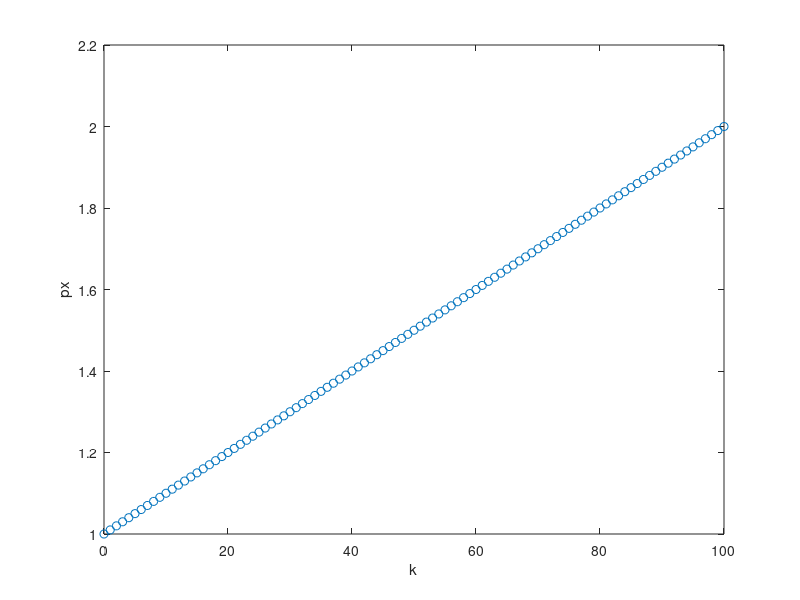

The MATLAB script that drew this image:
% ECE 8 Lecture 7 -- Calculate position trajectory of the brick using a discrete-time
% model for any given number of discrete steps
close all;
clear all;

% discrete number of steps to calculate the trajectory
N = 100;

% provide what is needed to calculate the trajectory

% 1) define the initial condition (position)
px0 = 1;

% 2) define the input (velocity)
vx = ones(1,N);

% alternatively, use a for loop
%for k = 1:N
%    vxb(k) = 1;
%end

% 3) define the model (in this case
%
% px_k+1 = px_k + Delta * vx_k
% py_k+1 = py_k + Delta * vy_k
%
%  step size (in seconds)
Delta = 0.01;
% )
px = px0; % initialize my trajectory at px0
k = 0; % initialize discrete time vector
for i = 1:N
    % calculate the trajectory for the model
    % px_k+1 = px_k + Delta * vx_k
    px(i+1) = px(i) + Delta * vx(i);
    % populate discrete time vector
    k(i+1) = k(i) + 1;
end

% at this point we would have px from 0 to N

% plot it
plot(k,px,'o')
xlabel('k')
ylabel('px')